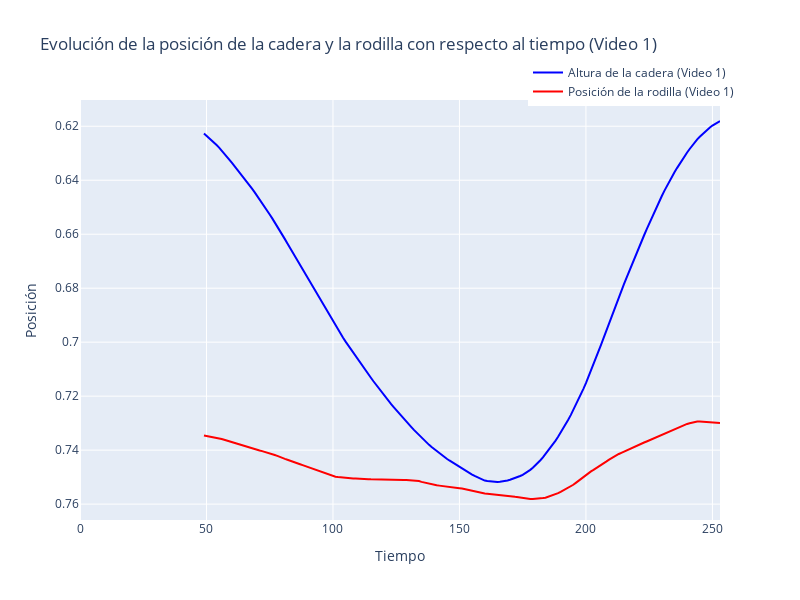
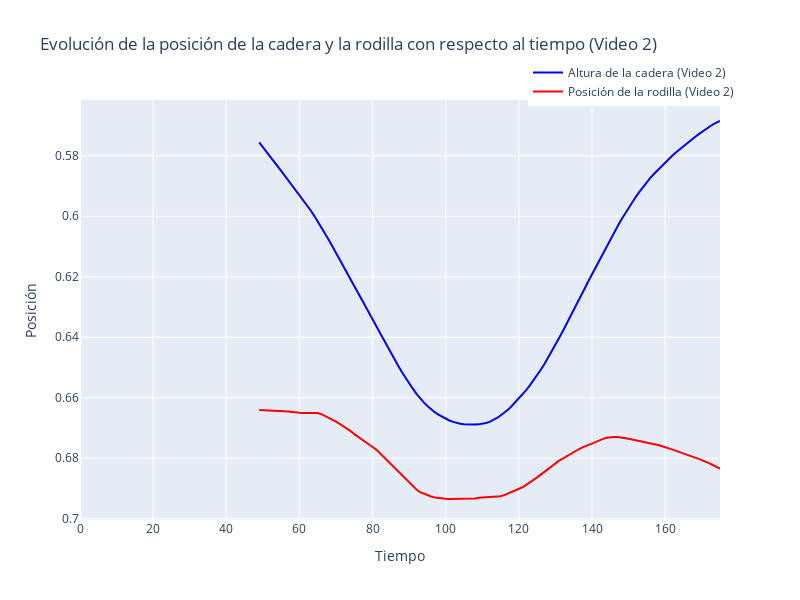
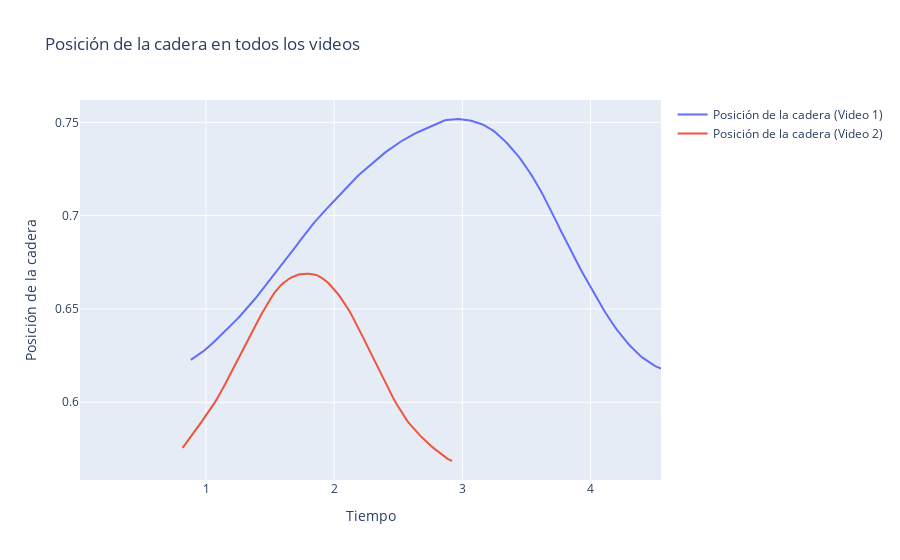
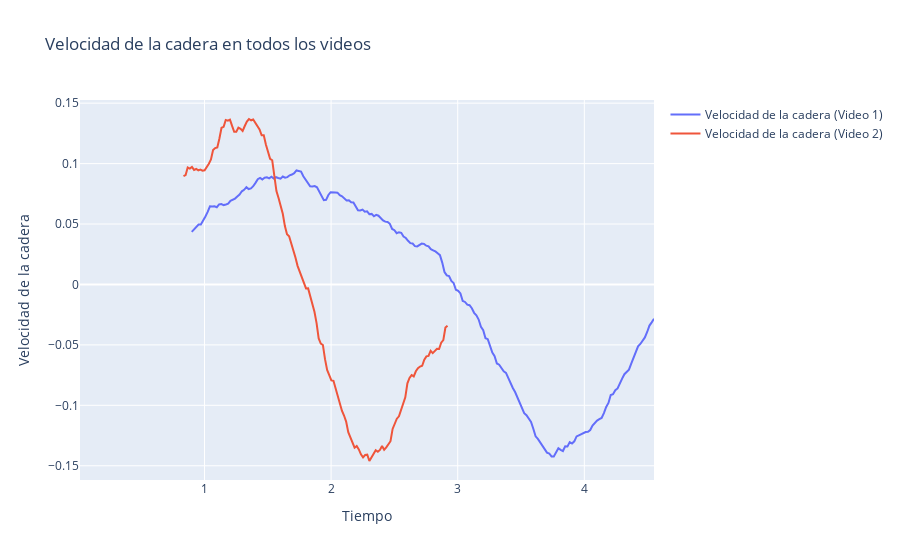

Notebook code for these charts, in order:
### Markdown cell above
# Gráficos

### Code cell
import pandas as pd
import plotly.graph_objs as go
from plotly.subplots import make_subplots

# Variables para almacenar trazas de velocidad y aceleración de todos los videos
all_vel_traces = []
all_acc_traces = []
all_pos_traces = []

for i, csv_path in enumerate(output_csv_paths):
    df_completo = pd.read_csv(csv_path)
    
    window_size = 50
    left_hip_y_smoothed = df_completo['LEFT_HIP_Y'].rolling(window=window_size).mean()
    left_knee_y_smoothed = df_completo['LEFT_KNEE_Y'].rolling(window=window_size).mean()

    #------------POSICIONES DE CADERA Y RODILLA----------------------
    trace1 = go.Scatter(x=df_completo.index, y=left_hip_y_smoothed, mode='lines', name=f'Altura de la cadera (Video {i+1})', line=dict(color='blue'))
    trace2 = go.Scatter(x=df_completo.index, y=left_knee_y_smoothed, mode='lines', name=f'Posición de la rodilla (Video {i+1})', line=dict(color='red'))

    fig_posiciones = make_subplots(rows=1, cols=1, shared_xaxes=True, vertical_spacing=0.1)
    fig_posiciones.add_trace(trace1, row=1, col=1)
    fig_posiciones.add_trace(trace2, row=1, col=1)
    fig_posiciones.update_xaxes(range=[0, df_completo.index.max()])

    fig_posiciones.update_layout(
        title=f'Evolución de la posición de la cadera y la rodilla con respecto al tiempo (Video {i+1})',
        xaxis=dict(title='Tiempo'),
        yaxis=dict(title='Posición', autorange='reversed'),  # Invertir eje Y
        yaxis2=dict(title='Posición', autorange='reversed'),  # Invertir eje Y
        legend=dict(x=0.7, y=1.1),
        height=600,
        width=800
    )

    fig_posiciones.show()

    #-------------VELOCIDAD, POSICIÓN Y ACELERACION DE CADERA-------------------
    velocidad_smoothed = df_completo['Velocidad(Cadera)_Y'].rolling(window=window_size).mean()
    aceleracion_smoothed = df_completo['Aceleracion(Cadera)_Y'].rolling(window=window_size).mean()
    posicion_cadera_smoothed = df_completo['LEFT_HIP_Y'].rolling(window=window_size).mean()

    # Crear trazas para velocidad, posición y aceleración de cada video
    vel_trace = go.Scatter(x=df_completo['Tiempo'], y=velocidad_smoothed, mode='lines', name=f'Velocidad de la cadera (Video {i+1})')
    acc_trace = go.Scatter(x=df_completo['Tiempo'], y=aceleracion_smoothed, mode='lines', name=f'Aceleración de la cadera (Video {i+1})')
    pos_trace = go.Scatter(x=df_completo['Tiempo'], y=posicion_cadera_smoothed, mode='lines', name=f'Posición de la cadera (Video {i+1})')

    # Agregar las trazas a las listas de todas las trazas
    all_vel_traces.append(vel_trace)
    all_acc_traces.append(acc_trace)
    all_pos_traces.append(pos_trace)

# Crear figura para la posición de la cadera con todas las trazas superpuestas
fig_pos = go.Figure()
for trace in all_pos_traces:
    fig_pos.add_trace(trace)
fig_pos.update_xaxes(title_text='Tiempo')
fig_pos.update_yaxes(title_text='Posición de la cadera')
fig_pos.update_layout(title='Posición de la cadera en todos los videos')
fig_pos.show()

# Crear figura para la velocidad de la cadera con todas las trazas superpuestas
fig_velocidad = go.Figure()
for trace in all_vel_traces:
    fig_velocidad.add_trace(trace)
fig_velocidad.update_xaxes(title_text='Tiempo')
fig_velocidad.update_yaxes(title_text='Velocidad de la cadera')
fig_velocidad.update_layout(title='Velocidad de la cadera en todos los videos')
fig_velocidad.show()

# Crear figura para la aceleración de la cadera con todas las trazas superpuestas
fig_aceleracion = go.Figure()
for trace in all_acc_traces:
    fig_aceleracion.add_trace(trace)
fig_aceleracion.update_xaxes(title_text='Tiempo')
fig_aceleracion.update_yaxes(title_text='Aceleración de la cadera')
fig_aceleracion.update_layout(title='Aceleración de la cadera en todos los videos')
fig_aceleracion.show()

### Figure 1 — Plotly figure (JSON) as saved in the notebook; plotly's stock layout.template omitted (floating-point values rounded to 4 significant figures; data arrays with more than 128 entries replaced by an {"elided": "..."} marker saying what was removed)
{"data": [{"line": {"color": "blue"}, "mode": "lines", "name": "Altura de la cadera (Video 1)", "type": "scatter", "x": {"elided": "254 int values"}, "xaxis": "x", "y": {"elided": "254 float values"}, "yaxis": "y"}, {"line": {"color": "red"}, "mode": "lines", "name": "Posición de la rodilla (Video 1)", "type": "scatter", "x": {"elided": "254 int values"}, "xaxis": "x", "y": {"elided": "254 float values"}, "yaxis": "y"}], "layout": {"height": 600, "legend": {"x": 0.7, "y": 1.1}, "title": {"text": "Evolución de la posición de la cadera y la rodilla con respecto al tiempo (Video 1)"}, "width": 800, "xaxis": {"anchor": "y", "domain": [0, 1], "range": [0, 253], "title": {"text": "Tiempo"}}, "yaxis": {"anchor": "x", "autorange": "reversed", "domain": [0, 1], "title": {"text": "Posición"}}, "yaxis2": {"autorange": "reversed", "title": {"text": "Posición"}}}}

### Figure 2 — Plotly figure (JSON) as saved in the notebook; plotly's stock layout.template omitted (floating-point values rounded to 4 significant figures; data arrays with more than 128 entries replaced by an {"elided": "..."} marker saying what was removed)
{"data": [{"line": {"color": "blue"}, "mode": "lines", "name": "Altura de la cadera (Video 2)", "type": "scatter", "x": {"elided": "176 int values"}, "xaxis": "x", "y": {"elided": "176 float values"}, "yaxis": "y"}, {"line": {"color": "red"}, "mode": "lines", "name": "Posición de la rodilla (Video 2)", "type": "scatter", "x": {"elided": "176 int values"}, "xaxis": "x", "y": {"elided": "176 float values"}, "yaxis": "y"}], "layout": {"height": 600, "legend": {"x": 0.7, "y": 1.1}, "title": {"text": "Evolución de la posición de la cadera y la rodilla con respecto al tiempo (Video 2)"}, "width": 800, "xaxis": {"anchor": "y", "domain": [0, 1], "range": [0, 175], "title": {"text": "Tiempo"}}, "yaxis": {"anchor": "x", "autorange": "reversed", "domain": [0, 1], "title": {"text": "Posición"}}, "yaxis2": {"autorange": "reversed", "title": {"text": "Posición"}}}}

### Figure 3 — Plotly figure (JSON) as saved in the notebook; plotly's stock layout.template omitted (floating-point values rounded to 4 significant figures; data arrays with more than 128 entries replaced by an {"elided": "..."} marker saying what was removed)
{"data": [{"mode": "lines", "name": "Posición de la cadera (Video 1)", "type": "scatter", "x": {"elided": "254 float values"}, "y": {"elided": "254 float values"}}, {"mode": "lines", "name": "Posición de la cadera (Video 2)", "type": "scatter", "x": {"elided": "176 float values"}, "y": {"elided": "176 float values"}}], "layout": {"title": {"text": "Posición de la cadera en todos los videos"}, "xaxis": {"title": {"text": "Tiempo"}}, "yaxis": {"title": {"text": "Posición de la cadera"}}}}

### Figure 4 — Plotly figure (JSON) as saved in the notebook; plotly's stock layout.template omitted (floating-point values rounded to 4 significant figures; data arrays with more than 128 entries replaced by an {"elided": "..."} marker saying what was removed)
{"data": [{"mode": "lines", "name": "Velocidad de la cadera (Video 1)", "type": "scatter", "x": {"elided": "254 float values"}, "y": {"elided": "254 float values"}}, {"mode": "lines", "name": "Velocidad de la cadera (Video 2)", "type": "scatter", "x": {"elided": "176 float values"}, "y": {"elided": "176 float values"}}], "layout": {"title": {"text": "Velocidad de la cadera en todos los videos"}, "xaxis": {"title": {"text": "Tiempo"}}, "yaxis": {"title": {"text": "Velocidad de la cadera"}}}}
